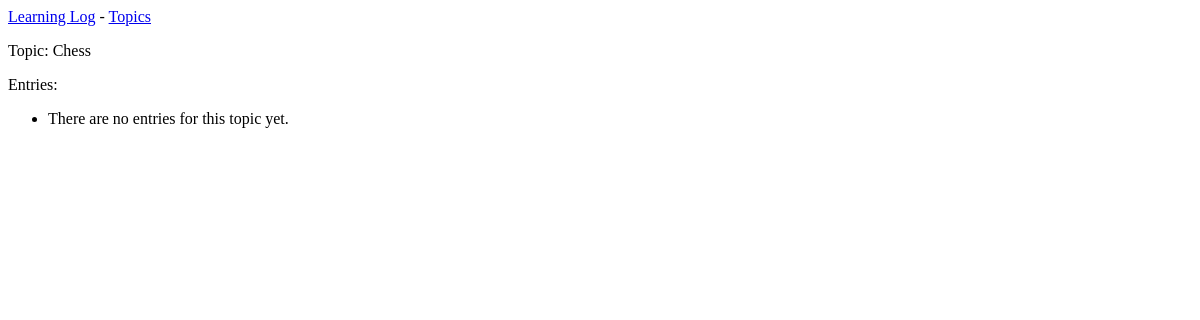
The app's page /topics/1/, older data.
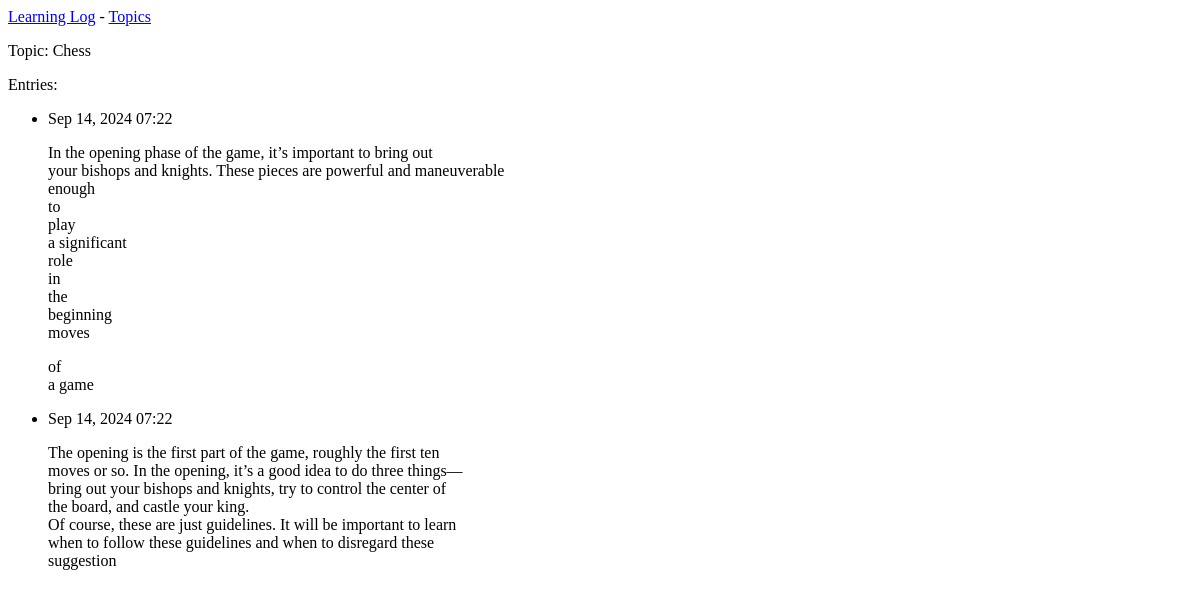
The same page, newer data.
### learning_logs/models.py (models this page shows, shortened)
class Topic(models.Model):
    text = models.CharField(max_length=200)
    date_added = models.DateTimeField(auto_now_add=True)

class Entry(models.Model):
    topic = models.ForeignKey(Topic, on_delete=models.CASCADE)
    text = models.TextField()
    date_added = models.DateTimeField(auto_now_add=True)
    class Meta:
        verbose_name_plural = 'entries'

### learning_logs/views.py (the view)
# urls.py: path('topics/<int:topic_id>/', views.topic,  name='topic'),
def topic(request, topic_id):
    topic = Topic.objects.get(id=topic_id)
    entries = topic.entry_set.order_by('-date_added')
    context = {'topic': topic, 'entries': entries}
    return render(request, 'learning_logs/topic.html', context)

### learning_logs/templates/learning_logs/topic.html
{% extends 'learning_logs/base.html' %}
{% block content %}
    <p>Topic: {{ topic.text }}</p>
    <p>Entries:</p>
    <ul>
        {% for entry in entries %}
            <li>
                <p>{{ entry.date_added|date:'M d, Y H:i' }}</p>
                <p>{{ entry.text|linebreaks }}</p>
            </li>
        {% empty %}
            <li>There are no entries for this topic yet.</li>
        {% endfor %}
    </ul>
{% endblock content %}

### learning_logs/templates/learning_logs/base.html
<p>
    <a href="{% url 'learning_logs:index' %}">Learning Log</a> -
    <a href="{% url 'learning_logs:topics' %}">Topics</a>
</p>
{% block content %}{% endblock content %}

Row changes from the older to the newer data that the page shows:
added Entry: date_added "Sep 14, 2024 07:22", text "In the opening phase of the game, it’s important to bring out your bishops and knights. These pieces are powerful and maneuverable enough to play a significant role in the beginning moves of a game"
added Entry: date_added "Sep 14, 2024 07:22", text "The opening is the first part of the game, roughly the first ten moves or so. In the opening, it’s a good idea to do three things— bring out your bishops and knights, try to control the center of the board, and castle your king. Of course, these are just guidelines. It will be important to learn when to follow these guidelines and when to disregard these suggestion"
Text that changed along with them:
text no longer shown: "There are no entries for this topic yet."
